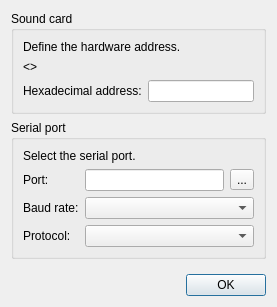
<?xml version="1.0" encoding="UTF-8"?>
<ui version="4.0">
 <class>HardwareDialog</class>
 <widget class="QDialog" name="HardwareDialog">
  <property name="geometry">
   <rect>
    <x>0</x>
    <y>0</y>
    <width>277</width>
    <height>307</height>
   </rect>
  </property>
  <property name="windowTitle">
   <string>Hardware OPL</string>
  </property>
  <layout class="QVBoxLayout" name="verticalLayout_3">
   <item>
    <widget class="QGroupBox" name="soundCardGroup">
     <property name="title">
      <string>Sound card</string>
     </property>
     <layout class="QVBoxLayout" name="verticalLayout_2">
      <item>
       <widget class="QLabel" name="label">
        <property name="text">
         <string>Define the hardware address.</string>
        </property>
       </widget>
      </item>
      <item>
       <widget class="QLabel" name="infoLabel">
        <property name="text">
         <string notr="true">&lt;&lt;Info&gt;&gt;</string>
        </property>
       </widget>
      </item>
      <item>
       <layout class="QHBoxLayout" name="horizontalLayout">
        <item>
         <widget class="QLabel" name="label_2">
          <property name="text">
           <string>Hexadecimal address:</string>
          </property>
         </widget>
        </item>
        <item>
         <widget class="QLineEdit" name="ctlAddressEdit">
          <property name="inputMask">
           <string notr="true">hhhh</string>
          </property>
         </widget>
        </item>
       </layout>
      </item>
     </layout>
    </widget>
   </item>
   <item>
    <widget class="QGroupBox" name="serialPortGroup">
     <property name="title">
      <string>Serial port</string>
     </property>
     <layout class="QVBoxLayout" name="verticalLayout">
      <item>
       <widget class="QLabel" name="label_3">
        <property name="text">
         <string>Select the serial port.</string>
        </property>
       </widget>
      </item>
      <item>
       <layout class="QFormLayout" name="formLayout">
        <item row="0" column="0">
         <widget class="QLabel" name="label_4">
          <property name="text">
           <string>Port:</string>
          </property>
         </widget>
        </item>
        <item row="0" column="1">
         <layout class="QHBoxLayout" name="horizontalLayout_2">
          <item>
           <widget class="QLineEdit" name="serialPortEdit">
            <property name="inputMask">
             <string notr="true"/>
            </property>
           </widget>
          </item>
          <item>
           <widget class="QToolButton" name="serialPortButton">
            <property name="text">
             <string notr="true">...</string>
            </property>
            <property name="icon">
             <iconset resource="resources/resources.qrc">
              <normaloff>:/mporto.png</normaloff>:/mporto.png</iconset>
            </property>
           </widget>
          </item>
         </layout>
        </item>
        <item row="1" column="0">
         <widget class="QLabel" name="label_5">
          <property name="text">
           <string>Baud rate:</string>
          </property>
         </widget>
        </item>
        <item row="1" column="1">
         <widget class="QComboBox" name="serialRateChoice"/>
        </item>
        <item row="2" column="0">
         <widget class="QLabel" name="label_6">
          <property name="text">
           <string>Protocol:</string>
          </property>
         </widget>
        </item>
        <item row="2" column="1">
         <widget class="QComboBox" name="serialProtocolChoice"/>
        </item>
       </layout>
      </item>
     </layout>
    </widget>
   </item>
   <item>
    <spacer name="verticalSpacer">
     <property name="orientation">
      <enum>Qt::Vertical</enum>
     </property>
     <property name="sizeHint" stdset="0">
      <size>
       <width>20</width>
       <height>0</height>
      </size>
     </property>
    </spacer>
   </item>
   <item>
    <widget class="QDialogButtonBox" name="buttonBox">
     <property name="orientation">
      <enum>Qt::Horizontal</enum>
     </property>
     <property name="standardButtons">
      <set>QDialogButtonBox::Ok</set>
     </property>
    </widget>
   </item>
  </layout>
 </widget>
 <resources>
  <include location="resources/resources.qrc"/>
 </resources>
 <connections>
  <connection>
   <sender>buttonBox</sender>
   <signal>accepted()</signal>
   <receiver>HardwareDialog</receiver>
   <slot>accept()</slot>
   <hints>
    <hint type="sourcelabel">
     <x>248</x>
     <y>254</y>
    </hint>
    <hint type="destinationlabel">
     <x>157</x>
     <y>274</y>
    </hint>
   </hints>
  </connection>
  <connection>
   <sender>buttonBox</sender>
   <signal>rejected()</signal>
   <receiver>HardwareDialog</receiver>
   <slot>reject()</slot>
   <hints>
    <hint type="sourcelabel">
     <x>316</x>
     <y>260</y>
    </hint>
    <hint type="destinationlabel">
     <x>286</x>
     <y>274</y>
    </hint>
   </hints>
  </connection>
 </connections>
</ui>
